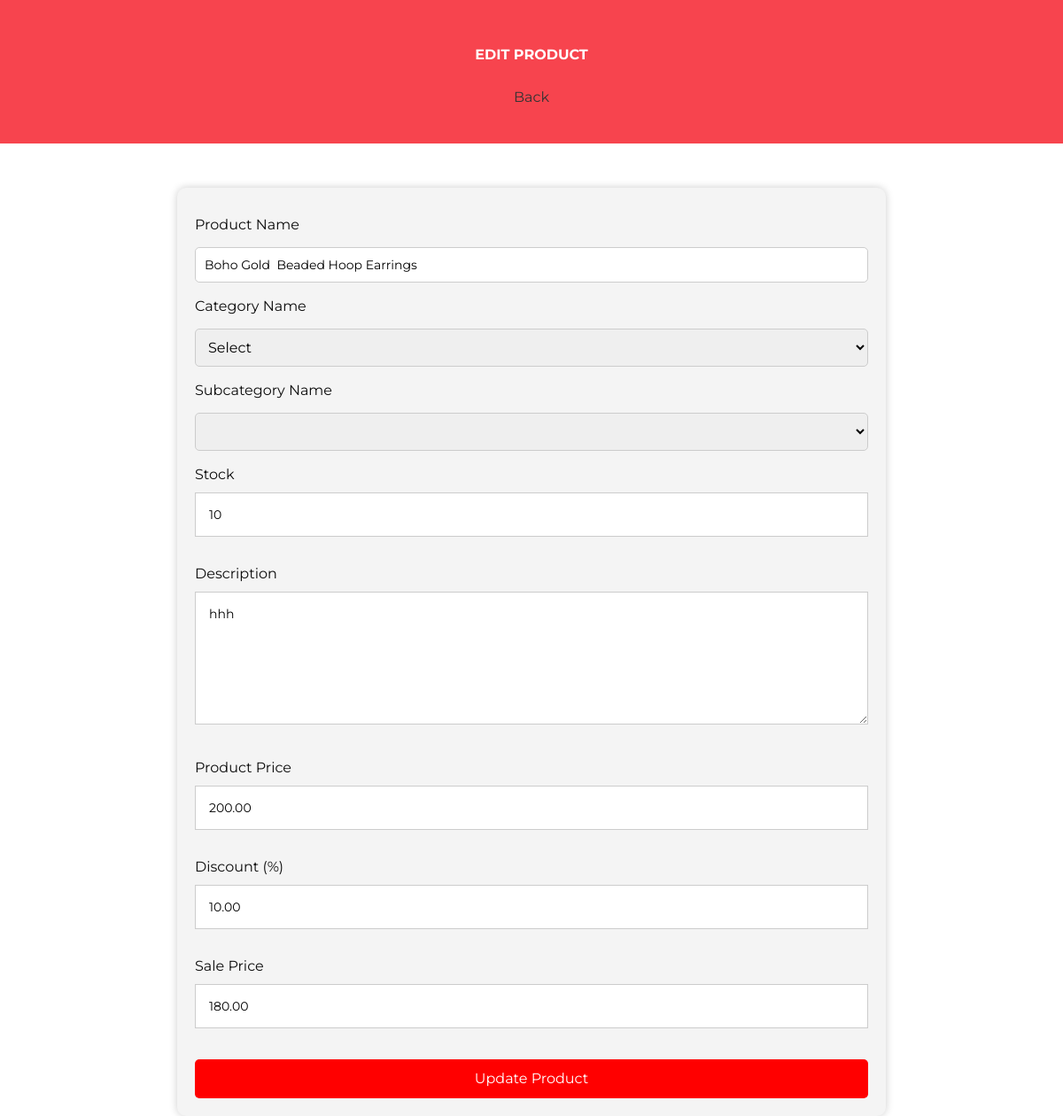
Screenshot of /edit_product/6/ (signed in) with the database file from the repository.
### firstapp/models.py (models this page shows, shortened)
class Product1(models.Model):
    product_name = models.CharField(max_length=255)
    category = models.ForeignKey(Category1, on_delete=models.CASCADE)  # Use ForeignKey to relate to Category
    subcategory = models.ForeignKey(Subcategory1, on_delete=models.CASCADE)  # Use ForeignKey to relate to Subcategory
    stock = models.PositiveIntegerField(default=1, null=True)
    description = models.TextField()
    price = models.DecimalField(max_digits=10, decimal_places=2)
    discount = models.DecimalField(max_digits=5, decimal_places=2, default=0.0)
    sale_price = models.DecimalField(max_digits=10, decimal_places=2, editable=False)
    product_image = models.ImageField(upload_to='product_images/')
    STATUS_CHOICES = [
        ('In Stock', 'In Stock'),
        ('Out of Stock', 'Out of Stock'),
    ]
    status = models.CharField(max_length=20, choices=STATUS_CHOICES, default='In Stock')

### firstapp/views.py (the view, shortened to what this page needs)
# urls.py: path('edit_product/<int:id>/', views.edit_product, name='edit_product'),
@login_required
def edit_product(request, id):
    product = get_object_or_404(Product1, pk=id)
    return render(request, 'editproduct.html', {'product': product})

### templates/editproduct.html (shortened to what this page needs)
{% load static %}
<!DOCTYPE html>
<html lang="en">
<head>
    <link rel="stylesheet" type="text/css" href="{% static 'css/bootstrap.css' %}" />
    <link href="{% static 'css/font-awesome.min.css' %}" rel="stylesheet" />
    <link rel="stylesheet" type="text css" href="https://code.jquery.com/ui/1.12.1/themes/base/jquery-ui.css">
    <link href="{% static 'css/style.css' %}" rel="stylesheet" />
    <link href="{% static 'css/responsive.css' %}" rel="stylesheet">
    <link rel="stylesheet" href="https://cdnjs.cloudflare.com/ajax/libs/font-awesome/6.2.0/css/all.min.css">
</head>
    <body class="sub_page">
            <section class="inner_page_head">
                <div class="container_fuild">
                    <div class="row">
                        <div class="col-md-12">
                            <div class="full">
                                <h class="left-corner-heading"><strong>EDIT PRODUCT</strong></h2>
                            </div>
                        </div>
                    </div>
                </div>
                <div >
                    <a href="{% url 'adminpanel' %}" class="back-button">
                         Back
                    </a>
                </div>
            </section>
    <div class="container">
        <form method="post" enctype="multipart/form-data">
            <label for="product-name">Product Name</label>
            <input type="text" name="product-name" value="{{ product.product_name }}" required>
            <label for="category-name">Category Name</label>
            <select name="category-name" id="category-name" required onchange="updateSubcategoryOptions()">
                <option value="">Select</option>
            </select>
            <label for="subcategory-name">Subcategory Name</label>
            <select name="subcategory-name" id="subcategory-name" required>
            </select>
            <label for="stock">Stock</label>
            <input type="number" name="stock" value="{{ product.stock }}" required>
            <label for="description">Description</label>
            <textarea name="description" required>{{ product.description }}</textarea>
            <label for="price">Product Price</label>
            <input type="number" name="price" value="{{ product.price }}" required>
            <label for="discount">Discount (%)</label>
            <input type="number" name="discount" value="{{ product.discount }}" oninput="calculateSalePrice()">
            <label for="sale-price">Sale Price</label>
            <input type="number" name="sale-price" value="{{ product.sale_price }}" readonly>
            <button type="submit">Update Product</button>
        </form>
    </div>
</body>
</html>

### static/css/style.css (style rules this page uses)
* { box-sizing: border-box; }
body { font-family: 'Montserrat', sans-serif; color: #0c0c0c; background-color: #ffffff; overflow-x: hidden; }
a, a:hover, a:focus { text-decoration: none; }
.inner_page_head { background: #f7444e; text-align: center; color: #fff; padding-top: 50px; padding-bottom: 40px; }
form input { background: #fff; border: solid #ccc 1px; padding: 15px 15px; width: 100%; font-size: 14px; margin-bottom: 20px; line-height: normal; }
form textarea { background: #fff; border: solid #ccc 1px; padding: 15px 15px; width: 100%; min-height: 150px; font-size: 14px; margin-bottom: 20px; line-height: normal; }

### static/css/responsive.css (style rules this page uses)
@media (min-width: 1200px) { .container { max-width: 1170px; } }

### templates/editproduct.html (style rules this page uses)
.back-button { text-decoration: none; color: #333; margin-left: 1200px; }
.container { max-width: 800px; margin-top: 50px; margin-left: 50 px; padding: 20px; background-color: #f4f4f4; border-radius: 10px; box-shadow: 0 0 10px rgba(0, 0, 0, 0.2); }
label { display: block; margin-top: 10px; }
input[type="text"], input[type="file"], select { width: 100%; padding: 10px; margin: 5px 0; border: 1px solid #ccc; border-radius: 5px; }
button[type="submit"] { display: block; width: 100%; padding: 10px; background-color: #ff0000; color: #fff; border: none; border-radius: 5px; cursor: pointer; margin-top: 15px; }

### rows the page displays
Product1: product-name "Boho Gold Beaded Hoop Earrings", stock "10", description "hhh", price "200.00", discount "10.00", sale-price "180.00"
